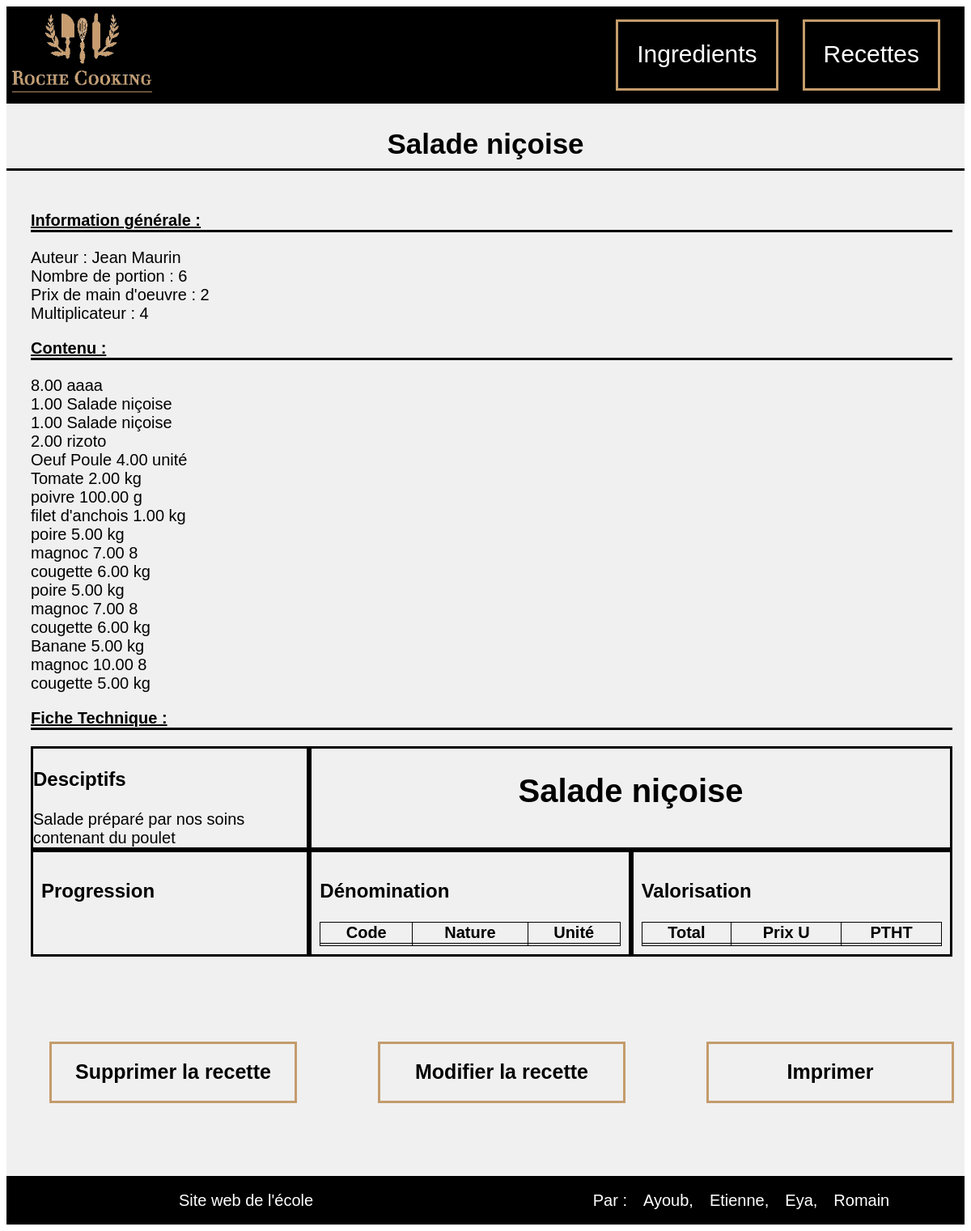
The page /index.php?action=read&controller=recette&idRecette=1 on the database its author committed.
### tables this page shows
CREATE TABLE `recette` (
  `idRecette` int(11) NOT NULL,
  `idTypeRecette` int(11) NOT NULL,
  `idAuteur` int(11) NOT NULL,
  `nomRecette` varchar(50) NOT NULL,
  `nombrePortion` int(11) NOT NULL,
  `descriptif` varchar(300) NOT NULL,
  `progression` varchar(2000) NOT NULL,
  `prixMainOeuvre` decimal(10,0) NOT NULL,
  `multiplicateur` decimal(10,0) NOT NULL
);

CREATE TABLE `auteur` (
  `idAuteur` int(11) NOT NULL,
  `nomAuteur` varchar(50) NOT NULL,
  `prenomAuteur` varchar(50) NOT NULL
);

CREATE TABLE `ingredient` (
  `idIngredient` int(11) NOT NULL,
  `idTypeIngredient` int(11) NOT NULL,
  `idTVA` varchar(50) NOT NULL,
  `nomIngredient` varchar(50) NOT NULL,
  `unite` varchar(50) NOT NULL,
  `allergene` tinyint(1) NOT NULL,
  `prixUnitaire` float(10,2) NOT NULL
);

### index.php (called while the page is built, shortened)
<?php
        require_once File::build_path(array("controller", "routeur.php"));
?>

### model/Model.php (called while the page is built, shortened)
<?php
class Model {
    public static $pdo;
    public static function Init() {
        $hostname = Conf::getHostname();
        $database_name = Conf::getDatabase();
        $login = Conf::getLogin();
        $password = Conf::getPassword();
        try {
            self::$pdo = new PDO("mysql:host=$hostname;dbname=$database_name", $login, $password,
                    array(PDO::MYSQL_ATTR_INIT_COMMAND => "SET NAMES utf8"));
            self::$pdo->setAttribute(PDO::ATTR_ERRMODE, PDO::ERRMODE_EXCEPTION);
        } catch (PDOException $e) {
            if (Conf::getDebug()) {
                echo $e->getMessage();
            } else {
                echo 'Une erreur est survenue <a href=""> retour a la page d\'accueil </a>';
            }
            die();
        }
    }
    public static function select($primary_value) {
        $table_name = static::$object;
        $class_name = "Model" . ucfirst($table_name);
        $primary_key = static::$primary;
        try {
            $sql = "SELECT * from " . ucfirst($table_name) . " WHERE " . $primary_key . "=:nom_tag";
            $req_prep = Model::$pdo->prepare($sql);
            $values = array(
                "nom_tag" => $primary_value,
            );
            $req_prep->execute($values);
            $req_prep->setFetchMode(PDO::FETCH_CLASS, $class_name);
            $tab = $req_prep->fetchAll();
        } catch (Exception $ex) {
            echo $ex->getMessage();
        }
        return $tab[0];
    }
}

### model/ModelRecette.php (called while the page is built, shortened)
<?php
require_once File::build_path(array("model", "Model.php"));
class ModelRecette extends Model{
    private $idRecette;
    private $idAuteur;
    private $nomRecette;
    private $nombrePortion;
    private $descriptif;
    private $prixMainOeuvre;
    private $multiplicateur;
    function getIdRecette() {
        return $this->idRecette;
    }
    function getIdAuteur() {
        return $this->idAuteur;
    }
    function getNomRecette() {
        return $this->nomRecette;
    }
    function getNombrePortion() {
        return $this->nombrePortion;
    }
    function getDescriptif() {
        return $this->descriptif;
    }
    function getPrixMainOeuvre() {
        return $this->prixMainOeuvre;
    }
    function getMultiplicateur(){
        return $this->multiplicateur;
    }
}

### model/ModelAuteur.php (called while the page is built, shortened)
<?php
require_once File::build_path(array("model", "Model.php"));
class ModelAuteur extends Model{
    private $prenomAuteur;
    private $nomAuteur;
    function getPrenomAuteur() {
        return $this->prenomAuteur;
    }
    function getNomAuteur() {
        return $this->nomAuteur;
    }
}

### model/ModelIngredient.php (called while the page is built, shortened)
<?php
require_once File::build_path(array("model", "Model.php"));
class ModelIngredient extends Model{
    private $idIngredient;
    private $nomIngredient;
    private $unite;
    function getIdIngredient() {
        return $this->idIngredient;
    }
    function getNomIngredient() {
        return $this->nomIngredient;
    }
    function getUnite(){
        return $this->unite;
    }
}

### view/recette/detail.php (the view, shortened to what this page needs)
<link rel="stylesheet" type="text/css" href="style/style_details_recette.css">
<div id="detail">
    <div id="precision_titre"><?php echo htmlspecialchars(ucfirst($r->getNomRecette())) ?></div>
    <div id="precision_contenu">
        <div>
            <p class="sous_titre">Information générale :</p>
            <?php
                echo '<li> Auteur : ' . htmlspecialchars($auteur->getPrenomAuteur()) . ' ' . htmlspecialchars($auteur->getNomAuteur()) .'</li>' .
                '<li> Nombre de portion : ' . htmlspecialchars($r->getNombrePortion())  . '</li>' .
                '<li> Prix de main d\'oeuvre : ' . htmlspecialchars($r->getPrixMainOeuvre()) . '</li>' .
                '<li> Multiplicateur : ' . htmlspecialchars($r->getMultiplicateur());
            ?>
        </div>
        <div>
            <p class="sous_titre">Contenu :</p>
            <div id="contenu">
                <?php
                foreach($tabRecettes as $recette) {
                    echo '<li><a href="index.php?action=read&controller=recette&idRecette='. rawurldecode($recette[0]->getIdRecette()) .'">' . htmlspecialchars($recette[1]) . ' ' . htmlspecialchars($recette[0]->getNomRecette()) . '</li>';
                }
                foreach($tabIngredients as $ingredient) {
                    echo '<li><a href="index.php?action=read&controller=ingredient&idIngredient='. rawurldecode($ingredient[0]->getIdIngredient()) .'">' . htmlspecialchars($ingredient[0]->getNomIngredient()) . ' ' . htmlspecialchars($ingredient[1]) . ' ' . htmlspecialchars($ingredient[0]->getUnite()) .'</a></li>';
                }
                ?>
            </div>
        </div>
        <div>
            <p class="sous_titre">Fiche Technique :</p>
            <div id=fiche_tech>
                <div id=entete_fiche>
                    <div id="descriptif">
                        <p class="titre_partie_niv1">Desciptifs</p>
                        <?php echo htmlspecialchars($r->getDescriptif()); ?>
                    </div>
                    <div id="nom">
                        <?php echo htmlspecialchars(ucfirst($r->getNomRecette())) ?>
                    </div>
                </div>
                <div id="corps_fiche">
                    <div id="progression">
                        <p class="titre_partie_niv1">Progression</p>
                    </div>
                    <div id="denomination">
                        <p class="titre_partie_niv1">Dénomination</br></p>
                        <div id="contenu_den">
                            <table>
                                <tr>
                                    <th>Code</th>
                                    <th>Nature</th>
                                    <th>Unité</th>
                                </tr>
                                <tr>
                                    <td><?php ?></td>
                                    <td><?php ?></td>
                                    <td><?php ?></td>
                                </tr>
                            </table>
                        </div>
                    </div>
                    <div id="valorisation">
                        <p class="titre_partie_niv1">Valorisation</p>
                        <div id="contenu_val">
                            <table>
                                <tr>
                                    <th>Total</th>
                                    <th>Prix U</th>
                                    <th>PTHT</th>
                                </tr>
                                <tr>
                                    <td><?php ?></td>
                                    <td><?php ?></td>
                                    <td><?php ?></td>
                                </tr>
                            </table>
                        </div>
                    </div>
                </div>
            </div>
        </div>
    </div>
    <div id="precision_fonction">
        <ul>
            <li><?php echo '<a href="index.php?action=delete&controller=recette&idRecette=' . rawurlencode($r->getIdRecette()) . '"> Supprimer la recette </a>'; ?></li>
            <li><?php echo '<a href="index.php?action=update&controller=recette&idRecette=' . rawurlencode($r->getIdRecette()) . '"> Modifier la recette </a>'; ?></li>
            <li><a href="imprimer_recette.php">Imprimer</li>
</div>

### style/style_formulaire.css (style rules this page uses)
.sous_titre { font-weight: bold; text-decoration: underline; }
ul { list-style: none; }

### style/style_details_recette.css (style rules this page uses)
#detail { background-color: rgb(240, 240, 240); }
#precision_titre { padding-top: 30px; margin-bottom: 15px; height: 50px; font-size: 35px; text-align: center; font-family: 'Arial','Verdana'; font-weight: bold; border-bottom: solid; border-color: black; }
.sous_titre { border-bottom: solid black; font-weight: bold; }
.titre_partie_niv1 { font-weight: bold; font-size: 24px; }
#precision_contenu { display: flex; flex-direction: column; padding: 15px; padding-left: 30px; font-family: 'Arial','Verdana'; font-size: 20px; list-style: none; }
#contenu a { text-decoration: none; color: black; }
#entete_fiche { display: flex; }
#corps_fiche { display: flex; width: 100%; }
#descriptif { border: solid black; width: 30%; max-height: 125px; overflow: scroll; }
#nom { border: solid black; font-size: 40px; font-weight: bold; width: 70%; max-height: 125px; text-align: center; padding-top: 30px; }
#progression { border: solid black; width: 30%; padding: 10px; }
#denomination { border: solid black; width: 35%; padding: 10px; }
#contenu_den { display: flex; flex-direction: row; }
#valorisation { border: solid black; width: 35%; padding: 10px; }
#contenu_val { display: flex; flex-direction: row; }
#precision_fonction { display: flex; font-size: 25px; margin-top: 15px; padding-bottom: 15px; justify-content: center; }
#precision_fonction ul { display: flex; list-style: none; }
#precision_fonction li { margin: 50px; width: 300px; height: 50px; font-size: 25px; text-align: center; font-family: 'Arial','Verdana'; font-weight: bold; padding-top: 20px; border-style: solid; border-color: rgb(196, 156, 108); }
#precision_fonction a { text-decoration: none; color: black; }
table { border-collapse: collapse; width: 100%; }
td, th { border: 1px solid black; }

### style/style_footer.css (style rules this page uses)
#lien a { text-decoration: none; color: white; }

### rows shown on the page
recette: nomRecette "Salade niçoise", nombrePortion "6", prixMainOeuvre "2", multiplicateur "4", recette "1.00", descriptif "Salade préparé par nos soins contenant du poulet"
auteur: prenomAuteur "Jean", nomAuteur "Maurin"
recette: recette "8.00", nomRecette "aaaa"
recette: recette "2.00", nomRecette "rizoto"
ingredient: nomIngredient "Oeuf Poule", ingredient "4.00", unite "unité"
ingredient: nomIngredient "Tomate", ingredient "2.00", unite "kg"
ingredient: nomIngredient "poivre", ingredient "100.00", unite "g"
ingredient: nomIngredient "filet d'anchois", ingredient "1.00", unite "kg"
ingredient: nomIngredient "poire", ingredient "5.00", unite "kg"
ingredient: nomIngredient "magnoc", ingredient "7.00", unite "8", ingredient "10.00"
ingredient: nomIngredient "cougette", ingredient "6.00", unite "kg", ingredient "5.00"
ingredient: nomIngredient "Banane", ingredient "5.00", unite "kg"
